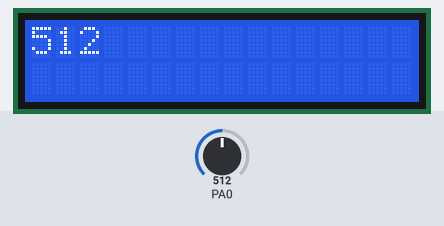
The program below on a simulated ATmega32, built with avr-gcc and emulated at 16 MHz. Parts: 16×2 character LCD. Wiring (inferred from the signals the program sends): character LCD (HD44780): RS PC0; E PC1; data PC4, PC5, PC6, PC7. The test bench sets the inputs (shaded band); at power-on: PA0 = 512.

Above: at 1.8 s.
1.9 s: PA0 set to 716
At 3.3 s:
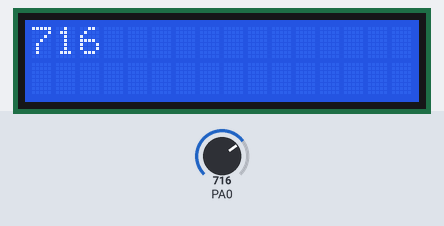
3.6 s: PA0 set to 900
At 5.3 s:
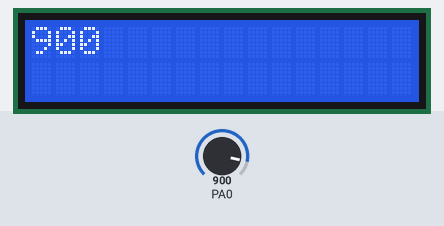
5.6 s: PA0 set to 1023
At 7.3 s:
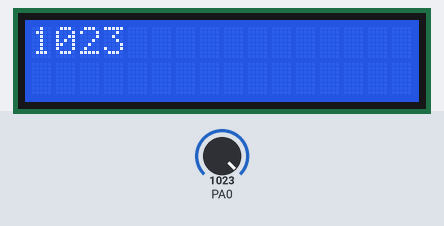
Timing chart, 0 to 8.8 s (numbered marks = the images above; inputs shaded):
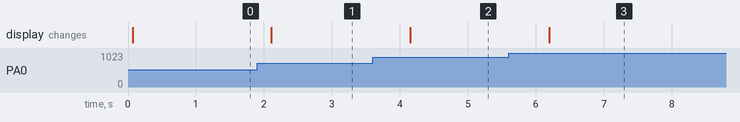

The program:

main.cpp
```cpp
/*
 * ADC.cpp
 *
 * Created: 28-Aug-19 6:05:29 PM
 * Author : Shimanto
 */

#define F_CPU 16000000UL
#include <avr/io.h>
#include <util/delay.h>

#include "lcd.h"

#define lcd_port PORTC
#define lcd_DDR DDRC

//initialize ADC
void adc_init()
{
	//AREF = AVcc, ADLAR = 0
	ADMUX |= (1<<REFS0);

	//ADC Enable and pre-scaler of 128
	//16000000/128 = 125000 -> 125kHz
	//ADATE, ADIF, ADIE -> 0
	ADCSRA = (1<<ADEN)|(1<<ADPS2)|(1<<ADPS1)|(1<<ADPS0);
	_delay_ms(10);
}

// read ADC value
int analogRead(uint8_t ch)
{
	int result = 0;
	// select the corresponding channel 0~7
	// ANDing with '7' will always keep the value of 'ch' between 0 and 7
	ch &= 0x07;  // AND operation with 7 -> 0000 0111
	ADMUX = (ADMUX & 0xF8) | ch;     // clears the bottom 3 bits before ORing F8 -> 1111 1000

	// start single conversion
	// write '1' to ADSC
	ADCSRA |= (1<<ADSC);

	// wait for conversion to complete
	// ADSC becomes '0' again
	// till then, run loop continuously
	while(ADCSRA & (1<<ADSC));
	result = result | (ADCL) | (ADCH<<8); //As ADLR = 0

	return (result);
}

int main()
{
	int adc_result;

	lcd myLCD(0,1,4,5,6,7);
	adc_init();
	while(1)
	{
		adc_result = analogRead(0);      // read ADC value at PA0
		myLCD.print(adc_result);
		_delay_ms(1000);
		myLCD.clear();
	}
}
```

lcd.h
```cpp
#include <avr/io.h>
#include <util/delay.h>
#include <stdlib.h>
#include <stdio.h>

//the default port is PORTC
#ifndef lcd_port
#define lcd_port PORTC
#define lcd_DDR DDRC
#endif

class lcd{
	private:
	int RS, E, D4, D5, D6, D7;
	void send_cmd(unsigned char cmd)
	{
		lcd_port = (lcd_port & 0x0F) | (cmd & 0xF0); //sending the higher nibble of the cmd to the last 4 pins of lcd_port
		lcd_port &= ~(1<<RS); //command register select (0)
		lcd_port |= (1<<E); //making enable pin high, ready for receiving data
		_delay_us(10);
		lcd_port &= ~(1<<E); //turning off the Enable pin

		_delay_us(200);
		lcd_port = (lcd_port & 0x0F) | (cmd << 4); //sending the higher nibble of the cmd to the last 4 pins of lcd_port
		lcd_port &= ~(1<<RS); //command register select (0)
		lcd_port |= (1<<E); //making enable pin high, ready for receiving data
		_delay_us(10);
		lcd_port &= ~(1<<E); //turning off the enable pin

		_delay_ms(5);
	}

	public:
	lcd(int register_select, int enable, int data4, int data5, int data6, int data7)
	{
		//if lcd_port not defined then the default lcd_port is PORTC

		RS = register_select;
		E = enable;
		D4 = data4;
		D5 = data5;
		D6 = data6;
		D7 = data7;

		//make the lcd pins output
		lcd_DDR = lcd_DDR | (1<<RS) | (1<<E) | (1<<D4) | (1<<D5) | (1<<D6) | (1<<D7);
		_delay_ms(20);

		send_cmd(0x02);	// send for 4 bit initialization of LCD
		send_cmd(0x28);	// 2 line, 5*7 matrix in 4-bit mode
		send_cmd(0x0C);	// Display on cursor off
		send_cmd(0x01); // Clear Display
	}

	void printCh(unsigned char str)
	{
		lcd_port = (lcd_port & 0x0F) | (str & 0xF0); // Sending upper nibble
		lcd_port |= (1<<RS);  // RS=1, data reg.
		lcd_port|= (1<<E); //turn on the enable pin
		_delay_us(1);
		lcd_port &= ~ (1<<E); //turn off the enable pin
		_delay_us(200);

		lcd_port = (lcd_port & 0x0F) | (str <<4); // Sending upper nibble
		lcd_port |= (1<<RS);  // RS=1, data reg.
		lcd_port|= (1<<E); //turn on the enable pin
		_delay_us(1);
		lcd_port &= ~ (1<<E); //turn off the enable pin
		_delay_ms(5);
	}
	void print(char *str)
	{
		int i;
		for(i=0;str[i]!=0;i++)		// Send each char of string till the NULL
		{
			printCh(str[i]);
		}
	}
	void print(int num)
	{
		char temp_str[16]; //as the maximum length is 16
		itoa(num,temp_str,10); //convert the number to char*
		print(temp_str);
	}
	void print(uint16_t num)
	{
		char temp_str[16]; //as the maximum length is 16
		itoa(num,temp_str,10); //convert the number to char*
		print(temp_str);
	}

	//
	// Thanks to the writer of this link
	// https://startingelectronics.org/articles/atmel-AVR-8-bit/print-float-atmel-studio-7/
	//

	void print(double num)
	{
		char buf[16];
		sprintf(buf,"%.2f", num); //convert the double to formatted char*
		print(buf);
	}

	void clear()
	{
		send_cmd(0x01); // Clear Display
	}

};
```

Measured:
- after the input at 1.9 s, the display: changes after 0.21 s (image 1)
- after the input at 3.6 s, the display: changes after 0.55 s (image 2)
- after the input at 5.6 s, the display: changes after 0.60 s (image 3)
